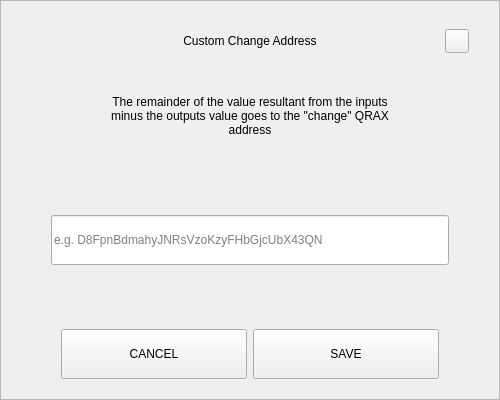
<?xml version="1.0" encoding="UTF-8"?>
<ui version="4.0">
 <class>SendChangeAddressDialog</class>
 <widget class="QDialog" name="SendChangeAddressDialog">
  <property name="geometry">
   <rect>
    <x>0</x>
    <y>0</y>
    <width>500</width>
    <height>400</height>
   </rect>
  </property>
  <property name="windowTitle">
   <string>Dialog</string>
  </property>
  <layout class="QVBoxLayout" name="verticalLayout">
   <property name="spacing">
    <number>0</number>
   </property>
   <property name="leftMargin">
    <number>0</number>
   </property>
   <property name="topMargin">
    <number>0</number>
   </property>
   <property name="rightMargin">
    <number>0</number>
   </property>
   <property name="bottomMargin">
    <number>0</number>
   </property>
   <item>
    <widget class="QFrame" name="frame">
     <property name="styleSheet">
      <string notr="true"/>
     </property>
     <property name="frameShape">
      <enum>QFrame::StyledPanel</enum>
     </property>
     <property name="frameShadow">
      <enum>QFrame::Raised</enum>
     </property>
     <layout class="QVBoxLayout" name="verticalLayout_2" stretch="0,0,0,0,0,0,0">
      <property name="spacing">
       <number>0</number>
      </property>
      <property name="leftMargin">
       <number>30</number>
      </property>
      <property name="topMargin">
       <number>20</number>
      </property>
      <property name="rightMargin">
       <number>30</number>
      </property>
      <property name="bottomMargin">
       <number>20</number>
      </property>
      <item>
       <layout class="QHBoxLayout" name="horizontalLayout_3">
        <property name="spacing">
         <number>0</number>
        </property>
        <item>
         <spacer name="horizontalSpacer_2">
          <property name="orientation">
           <enum>Qt::Horizontal</enum>
          </property>
          <property name="sizeHint" stdset="0">
           <size>
            <width>40</width>
            <height>20</height>
           </size>
          </property>
         </spacer>
        </item>
        <item>
         <widget class="QLabel" name="labelTitle">
          <property name="minimumSize">
           <size>
            <width>0</width>
            <height>40</height>
           </size>
          </property>
          <property name="maximumSize">
           <size>
            <width>16777215</width>
            <height>40</height>
           </size>
          </property>
          <property name="styleSheet">
           <string notr="true">padding-left:24px;</string>
          </property>
          <property name="text">
           <string>Custom Change Address</string>
          </property>
          <property name="alignment">
           <set>Qt::AlignCenter</set>
          </property>
          <property name="margin">
           <number>7</number>
          </property>
         </widget>
        </item>
        <item>
         <spacer name="horizontalSpacer">
          <property name="orientation">
           <enum>Qt::Horizontal</enum>
          </property>
          <property name="sizeHint" stdset="0">
           <size>
            <width>40</width>
            <height>20</height>
           </size>
          </property>
         </spacer>
        </item>
        <item>
         <widget class="QPushButton" name="btnEsc">
          <property name="minimumSize">
           <size>
            <width>24</width>
            <height>24</height>
           </size>
          </property>
          <property name="maximumSize">
           <size>
            <width>24</width>
            <height>24</height>
           </size>
          </property>
          <property name="focusPolicy">
           <enum>Qt::NoFocus</enum>
          </property>
          <property name="text">
           <string/>
          </property>
         </widget>
        </item>
       </layout>
      </item>
      <item>
       <spacer name="verticalSpacer_2">
        <property name="orientation">
         <enum>Qt::Vertical</enum>
        </property>
        <property name="sizeType">
         <enum>QSizePolicy::Fixed</enum>
        </property>
        <property name="sizeHint" stdset="0">
         <size>
          <width>20</width>
          <height>20</height>
         </size>
        </property>
       </spacer>
      </item>
      <item alignment="Qt::AlignHCenter">
       <widget class="QLabel" name="labelMessage">
        <property name="minimumSize">
         <size>
          <width>0</width>
          <height>70</height>
         </size>
        </property>
        <property name="text">
         <string>The remainder of the value resultant from the inputs minus the outputs value goes to the &quot;change&quot; QRAX address</string>
        </property>
        <property name="alignment">
         <set>Qt::AlignCenter</set>
        </property>
        <property name="wordWrap">
         <bool>true</bool>
        </property>
       </widget>
      </item>
      <item>
       <spacer name="verticalSpacer_3">
        <property name="orientation">
         <enum>Qt::Vertical</enum>
        </property>
        <property name="sizeHint" stdset="0">
         <size>
          <width>20</width>
          <height>40</height>
         </size>
        </property>
       </spacer>
      </item>
      <item>
       <layout class="QHBoxLayout" name="horizontalLayout_2">
        <property name="spacing">
         <number>0</number>
        </property>
        <property name="leftMargin">
         <number>20</number>
        </property>
        <property name="rightMargin">
         <number>20</number>
        </property>
        <item>
         <widget class="QLineEdit" name="lineEditAddress">
          <property name="minimumSize">
           <size>
            <width>0</width>
            <height>50</height>
           </size>
          </property>
          <property name="placeholderText">
           <string notr="true">e.g. D8FpnBdmahyJNRsVzoKzyFHbGjcUbX43QN</string>
          </property>
         </widget>
        </item>
       </layout>
      </item>
      <item>
       <spacer name="verticalSpacer">
        <property name="orientation">
         <enum>Qt::Vertical</enum>
        </property>
        <property name="sizeHint" stdset="0">
         <size>
          <width>20</width>
          <height>40</height>
         </size>
        </property>
       </spacer>
      </item>
      <item>
       <layout class="QHBoxLayout" name="horizontalLayout" stretch="2,2">
        <property name="spacing">
         <number>6</number>
        </property>
        <property name="leftMargin">
         <number>30</number>
        </property>
        <property name="rightMargin">
         <number>30</number>
        </property>
        <item>
         <widget class="QPushButton" name="btnCancel">
          <property name="minimumSize">
           <size>
            <width>180</width>
            <height>50</height>
           </size>
          </property>
          <property name="focusPolicy">
           <enum>Qt::NoFocus</enum>
          </property>
          <property name="text">
           <string>CANCEL</string>
          </property>
         </widget>
        </item>
        <item>
         <widget class="QPushButton" name="btnSave">
          <property name="minimumSize">
           <size>
            <width>180</width>
            <height>50</height>
           </size>
          </property>
          <property name="focusPolicy">
           <enum>Qt::NoFocus</enum>
          </property>
          <property name="text">
           <string>SAVE</string>
          </property>
         </widget>
        </item>
       </layout>
      </item>
     </layout>
    </widget>
   </item>
  </layout>
 </widget>
 <resources/>
 <connections/>
</ui>
